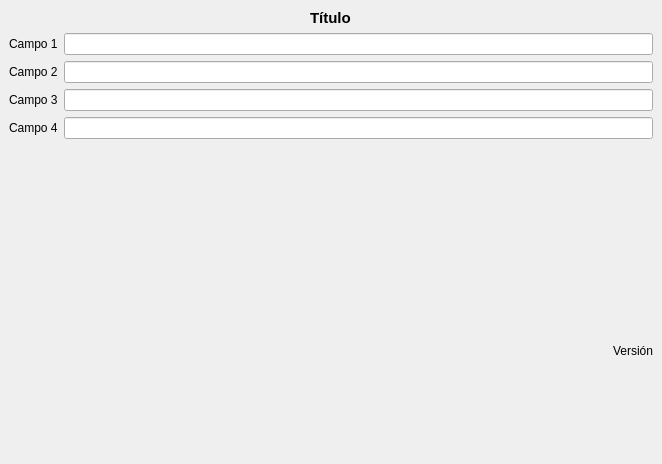
<?xml version="1.0" encoding="UTF-8"?>
<ui version="4.0">
 <class>MainWindow</class>
 <widget class="QMainWindow" name="MainWindow">
  <property name="geometry">
   <rect>
    <x>0</x>
    <y>0</y>
    <width>662</width>
    <height>464</height>
   </rect>
  </property>
  <property name="windowTitle">
   <string>Formulario</string>
  </property>
  <widget class="QWidget" name="centralwidget">
   <layout class="QVBoxLayout" name="verticalLayout">
    <item alignment="Qt::AlignHCenter">
     <widget class="QLabel" name="label_5">
      <property name="sizePolicy">
       <sizepolicy hsizetype="Preferred" vsizetype="Fixed">
        <horstretch>0</horstretch>
        <verstretch>0</verstretch>
       </sizepolicy>
      </property>
      <property name="font">
       <font>
        <pointsize>11</pointsize>
        <bold>true</bold>
       </font>
      </property>
      <property name="text">
       <string>Título</string>
      </property>
     </widget>
    </item>
    <item>
     <layout class="QFormLayout" name="formLayout">
      <item row="0" column="0">
       <widget class="QLabel" name="label">
        <property name="text">
         <string>Campo 1</string>
        </property>
        <property name="buddy">
         <cstring>lineEdit</cstring>
        </property>
       </widget>
      </item>
      <item row="0" column="1">
       <widget class="QLineEdit" name="lineEdit"/>
      </item>
      <item row="1" column="0">
       <widget class="QLabel" name="label_2">
        <property name="text">
         <string>Campo 2</string>
        </property>
        <property name="buddy">
         <cstring>lineEdit_2</cstring>
        </property>
       </widget>
      </item>
      <item row="1" column="1">
       <widget class="QLineEdit" name="lineEdit_2"/>
      </item>
      <item row="2" column="0">
       <widget class="QLabel" name="label_4">
        <property name="text">
         <string>Campo 3</string>
        </property>
        <property name="buddy">
         <cstring>lineEdit_3</cstring>
        </property>
       </widget>
      </item>
      <item row="2" column="1">
       <widget class="QLineEdit" name="lineEdit_3"/>
      </item>
      <item row="3" column="0">
       <widget class="QLabel" name="label_3">
        <property name="text">
         <string>Campo 4</string>
        </property>
        <property name="buddy">
         <cstring>lineEdit_4</cstring>
        </property>
       </widget>
      </item>
      <item row="3" column="1">
       <widget class="QLineEdit" name="lineEdit_4"/>
      </item>
     </layout>
    </item>
    <item alignment="Qt::AlignRight">
     <widget class="QLabel" name="label_6">
      <property name="sizePolicy">
       <sizepolicy hsizetype="Fixed" vsizetype="Preferred">
        <horstretch>0</horstretch>
        <verstretch>0</verstretch>
       </sizepolicy>
      </property>
      <property name="text">
       <string>Versión</string>
      </property>
     </widget>
    </item>
   </layout>
  </widget>
 </widget>
 <resources/>
 <connections/>
</ui>
